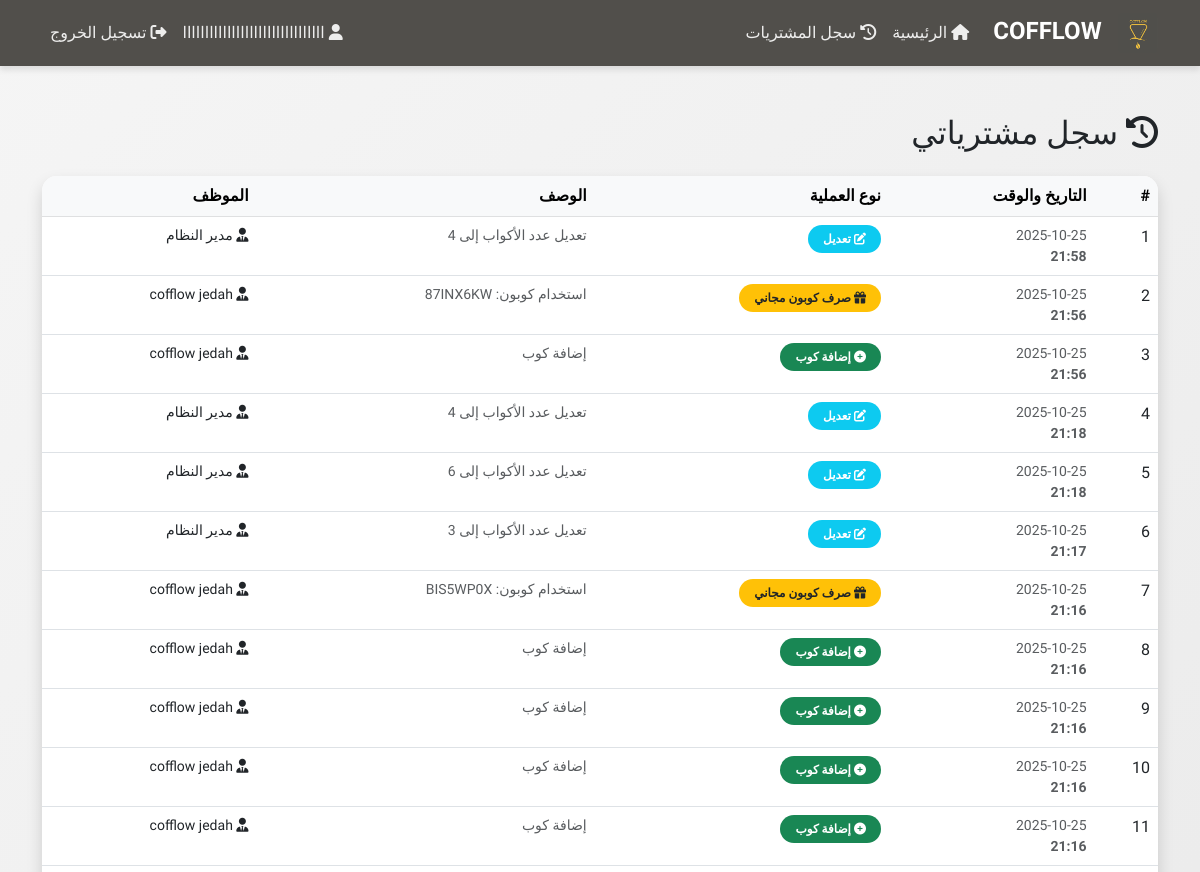
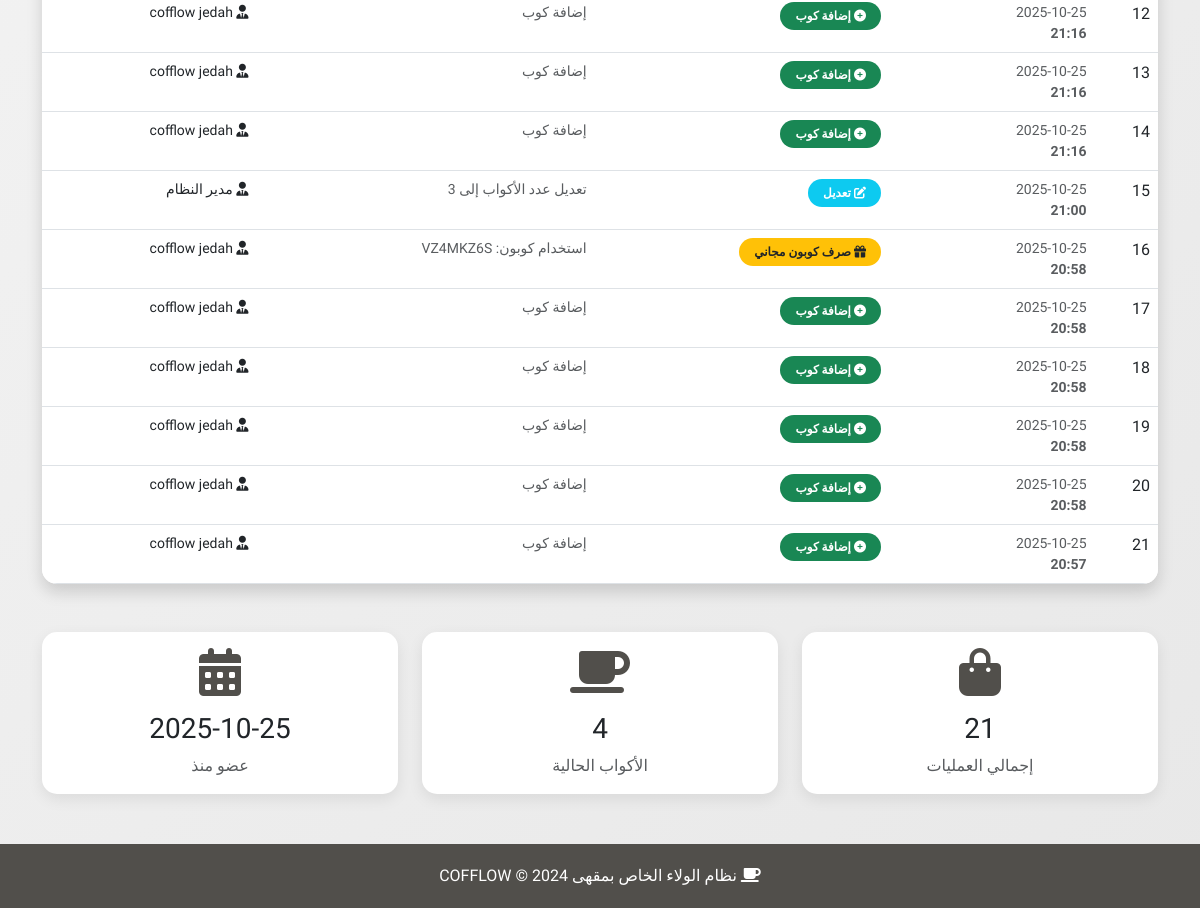
/customer/history (signed in), run on an earlier commit of the app's database (2 pictures, top to bottom).
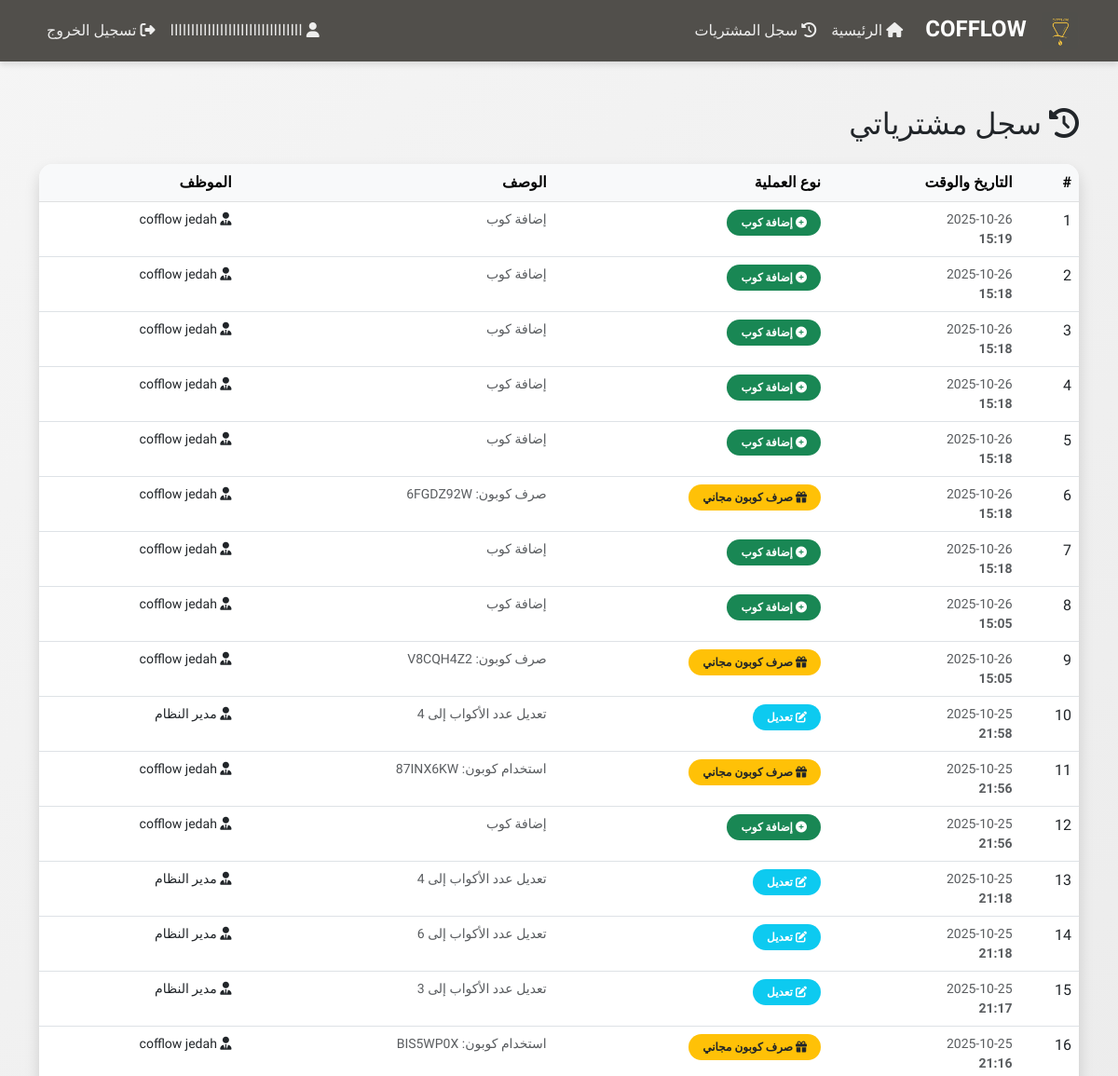
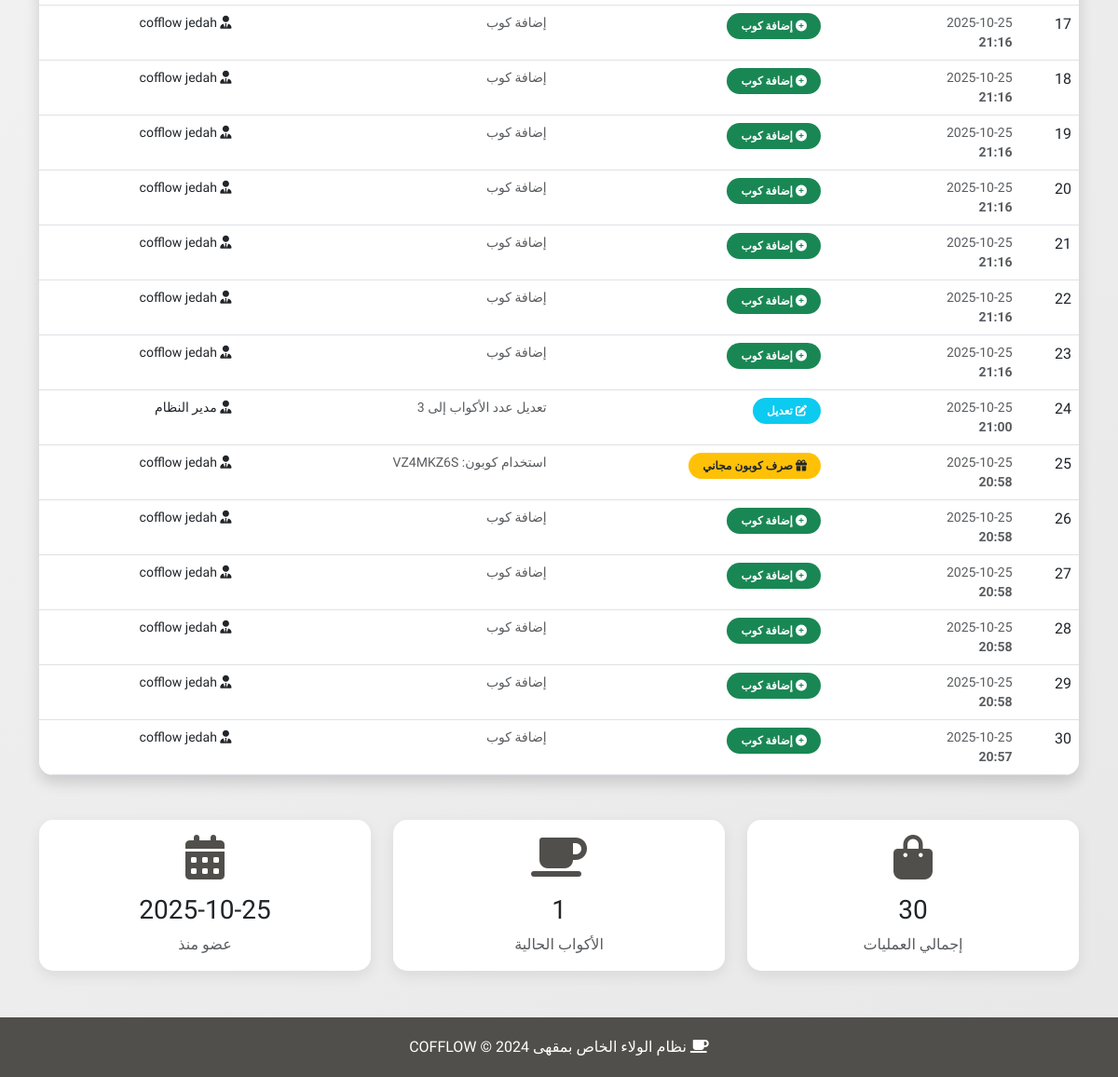
And on a later commit of the database (2 pictures, top to bottom).
### models.py (models this page shows, shortened)
class Settings(db.Model):
    __tablename__ = 'settings'
    id = db.Column(db.Integer, primary_key=True)
    cups_required = db.Column(db.Integer, default=6)  # عدد الأكواب المطلوبة للحصول على كوب مجاني
    logo_path = db.Column(db.String(255), nullable=True)
    primary_color = db.Column(db.String(7), default='#8B4513')  # لون بني للقهوة
    secondary_color = db.Column(db.String(7), default='#D2691E')
    updated_at = db.Column(db.DateTime, default=datetime.utcnow, onupdate=datetime.utcnow)

class User(UserMixin, db.Model):
    __tablename__ = 'users'
    id = db.Column(db.Integer, primary_key=True)
    name = db.Column(db.String(100), nullable=False)
    phone = db.Column(db.String(20), unique=True, nullable=False)
    email = db.Column(db.String(120), unique=True, nullable=True)
    password_hash = db.Column(db.String(255), nullable=False)
    role = db.Column(db.String(20), nullable=False)  # 'admin', 'employee', 'customer'
    cups_count = db.Column(db.Integer, default=0)  # للعملاء فقط
    created_at = db.Column(db.DateTime, default=datetime.utcnow)
    coupons = db.relationship('Coupon', backref='customer', lazy=True, foreign_keys='Coupon.customer_id')
    transactions = db.relationship('Transaction', backref='customer', lazy=True, foreign_keys='Transaction.customer_id')

class Transaction(db.Model):
    __tablename__ = 'transactions'
    id = db.Column(db.Integer, primary_key=True)
    customer_id = db.Column(db.Integer, db.ForeignKey('users.id'), nullable=False)
    employee_id = db.Column(db.Integer, db.ForeignKey('users.id'), nullable=False)
    transaction_type = db.Column(db.String(50), nullable=False)  # 'add_cup', 'redeem_coupon', 'admin_edit'
    description = db.Column(db.String(255), nullable=True)
    created_at = db.Column(db.DateTime, default=datetime.utcnow)
    employee = db.relationship('User', foreign_keys=[employee_id])

### app.py (the view)
@app.route('/customer/history')
@login_required
@role_required('customer')
def customer_history():
    transactions = Transaction.query.filter_by(customer_id=current_user.id).order_by(Transaction.created_at.desc()).all()
    return render_template('customer/history.html', transactions=transactions)

### app.py (called while the page is built)
@login_manager.user_loader
def load_user(user_id):
    return User.query.get(int(user_id))

@app.context_processor
def inject_settings():
    settings = Settings.query.first()
    lang = session.get('lang', 'ar')
    translations = get_all_translations(lang)
    return dict(settings=settings, lang=lang, t=translations)

def role_required(role):
    def decorator(f):
        @wraps(f)
        def decorated_function(*args, **kwargs):
            if not current_user.is_authenticated or current_user.role != role:
                flash('ليس لديك صلاحية للوصول إلى هذه الصفحة', 'danger')
                return redirect(url_for('index'))
            return f(*args, **kwargs)
        return decorated_function
    return decorator

@app.before_request
def make_session_permanent():
    if current_user.is_authenticated:
        session.permanent = True

### translations.py (called while the page is built)
def get_all_translations(lang):
    return TRANSLATIONS.get(lang, TRANSLATIONS['ar'])

### templates/customer/history.html (shortened to what this page needs)
{% extends "base.html" %}
{% block content %}
<h2 class="mb-4">
    <i class="fas fa-history"></i> سجل مشترياتي
</h2>
<div class="card shadow">
    <div class="card-body p-0">
        {% if transactions %}
        <div class="table-responsive">
            <table class="table table-hover mb-0">
                <thead class="table-light">
                    <tr>
                        <th>#</th>
                        <th>التاريخ والوقت</th>
                        <th>نوع العملية</th>
                        <th>الوصف</th>
                        <th>الموظف</th>
                    </tr>
                </thead>
                <tbody>
                    {% for transaction in transactions %}
                    <tr>
                        <td>{{ loop.index }}</td>
                        <td class="text-muted">
                            <div class="small">{{ transaction.created_at.strftime('%Y-%m-%d') }}</div>
                            <div class="small fw-bold">{{ transaction.created_at.strftime('%H:%M') }}</div>
                        </td>
                        <td>
                            {% if transaction.transaction_type == 'add_cup' %}
                                <span class="badge bg-success">
                                    <i class="fas fa-plus-circle"></i> إضافة كوب
                                </span>
                            {% elif transaction.transaction_type == 'redeem_coupon' %}
                                <span class="badge bg-warning text-dark">
                                    <i class="fas fa-gift"></i> صرف كوبون مجاني
                                </span>
                            {% else %}
                                <span class="badge bg-info">
                                    <i class="fas fa-edit"></i> تعديل
                                </span>
                            {% endif %}
                        </td>
                        <td class="text-muted small">{{ transaction.description }}</td>
                        <td class="small">
                            <i class="fas fa-user-tie"></i>
                            {{ transaction.employee.name }}
                        </td>
                    </tr>
                    {% endfor %}
                </tbody>
            </table>
        </div>
        {% endif %}
    </div>
</div>
{% if transactions %}
<div class="row g-4 mt-4">
    <div class="col-md-4">
        <div class="card text-center">
            <div class="card-body">
                <i class="fas fa-shopping-bag fa-3x mb-3" style="color: var(--primary-color);"></i>
                <h3>{{ transactions|length }}</h3>
                <p class="text-muted mb-0">إجمالي العمليات</p>
            </div>
        </div>
    </div>
    <div class="col-md-4">
        <div class="card text-center">
            <div class="card-body">
                <i class="fas fa-coffee fa-3x mb-3" style="color: var(--primary-color);"></i>
                <h3>{{ current_user.cups_count }}</h3>
                <p class="text-muted mb-0">الأكواب الحالية</p>
            </div>
        </div>
    </div>
    <div class="col-md-4">
        <div class="card text-center">
            <div class="card-body">
                <i class="fas fa-calendar-alt fa-3x mb-3" style="color: var(--primary-color);"></i>
                <h3>{{ current_user.created_at.strftime('%Y-%m-%d') }}</h3>
                <p class="text-muted mb-0">عضو منذ</p>
            </div>
        </div>
    </div>
</div>
{% endif %}
{% endblock %}

### templates/base.html (shortened to what this page needs)
<!DOCTYPE html>
<html lang="ar" dir="rtl">
<head>
    <link href="https://cdn.jsdelivr.net/npm/bootstrap@5.3.0/dist/css/bootstrap.rtl.min.css" rel="stylesheet">
    <link rel="stylesheet" href="https://cdnjs.cloudflare.com/ajax/libs/font-awesome/6.4.0/css/all.min.css">
</head>
<body>
    <nav class="navbar navbar-expand-lg navbar-dark sticky-top">
        <div class="container">
            <a class="navbar-brand" href="{{ url_for('index') }}">
                {% if settings and settings.logo_path %}
                    <img src="{{ url_for('static', filename='uploads/' + settings.logo_path) }}"
                         alt="Logo" style="height: 40px; margin-left: 10px; border-radius: 5px;">
                {% else %}
                    <i class="fas fa-coffee"></i>
                {% endif %}
                COFFLOW
            </a>
            <div class="collapse navbar-collapse" id="navbarNav">
                <ul class="navbar-nav me-auto">
                    {% if current_user.is_authenticated %}
                        {% if current_user.role == 'admin' %}
                            <li class="nav-item">
                                <a class="nav-link" href="{{ url_for('admin_dashboard') }}">
                                    <i class="fas fa-tachometer-alt"></i> لوحة التحكم
                                </a>
                            </li>
                            <li class="nav-item">
                                <a class="nav-link" href="{{ url_for('admin_employees') }}">
                                    <i class="fas fa-users"></i> الموظفين
                                </a>
                            </li>
                            <li class="nav-item">
                                <a class="nav-link" href="{{ url_for('admin_customers') }}">
                                    <i class="fas fa-user-friends"></i> العملاء
                                </a>
                            </li>
                            <li class="nav-item">
                                <a class="nav-link" href="{{ url_for('admin_settings') }}">
                                    <i class="fas fa-cog"></i> الإعدادات
                                </a>
                            </li>
                        {% elif current_user.role == 'customer' %}
                            <li class="nav-item">
                                <a class="nav-link" href="{{ url_for('customer_dashboard') }}">
                                    <i class="fas fa-home"></i> الرئيسية
                                </a>
                            </li>
                            <li class="nav-item">
                                <a class="nav-link" href="{{ url_for('customer_history') }}">
                                    <i class="fas fa-history"></i> سجل المشتريات
                                </a>
                            </li>
                        {% endif %}
                    {% endif %}
                </ul>
                <ul class="navbar-nav">
                    {% if current_user.is_authenticated %}
                        {% if current_user.role == 'admin' %}
                        <li class="nav-item">
                            <a class="nav-link" href="{{ url_for('admin_profile') }}">
                                <i class="fas fa-user-cog"></i> {{ current_user.name }}
                            </a>
                        </li>
                        {% else %}
                        <li class="nav-item">
                            <span class="nav-link">
                                <i class="fas fa-user"></i> {{ current_user.name }}
                            </span>
                        </li>
                        {% endif %}
                        <li class="nav-item">
                            <a class="nav-link" href="{{ url_for('logout') }}">
                                <i class="fas fa-sign-out-alt"></i> تسجيل الخروج
                            </a>
                        </li>
                    {% endif %}
                </ul>
            </div>
        </div>
    </nav>
    <main class="container my-5">
        {% block content %}{% endblock %}
    </main>
    <footer class="footer text-center">
        <div class="container">
            <p class="mb-0">
                <i class="fas fa-coffee"></i>
                نظام الولاء الخاص بمقهى COFFLOW &copy; 2024
            </p>
        </div>
    </footer>
</body>
</html>

What changed in the data, as far as the page shows it:
changed User "اااااااااااااااااااااااااااااااا": cups_count "4" → "1"
added Transaction: transaction_type "add_cup" (drawn)
added Transaction: transaction_type "add_cup" (drawn)
added Transaction: transaction_type "add_cup" (drawn)
added Transaction: transaction_type "add_cup" (drawn)
added Transaction: transaction_type "add_cup" (drawn)
added Transaction: transaction_type "redeem_coupon" (drawn)
added Transaction: transaction_type "add_cup" (drawn)
added Transaction: transaction_type "add_cup" (drawn)
added Transaction: transaction_type "redeem_coupon" (drawn)
Also different on the page:
{{ transactions|length }}: "21" → "30"
